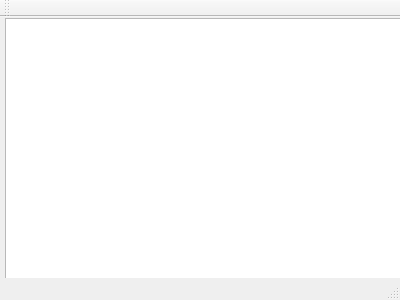
<?xml version="1.0" encoding="UTF-8"?>
<ui version="4.0">
 <class>MainWindow</class>
 <widget class="QMainWindow" name="MainWindow">
  <property name="geometry">
   <rect>
    <x>0</x>
    <y>0</y>
    <width>400</width>
    <height>300</height>
   </rect>
  </property>
  <property name="windowTitle">
   <string>MainWindow</string>
  </property>
  <widget class="QWidget" name="centralWidget">
   <widget class="QGraphicsView" name="graphicsView">
    <property name="geometry">
     <rect>
      <x>5</x>
      <y>1</y>
      <width>411</width>
      <height>291</height>
     </rect>
    </property>
   </widget>
  </widget>
  <widget class="QMenuBar" name="menuBar">
   <property name="geometry">
    <rect>
     <x>0</x>
     <y>0</y>
     <width>400</width>
     <height>25</height>
    </rect>
   </property>
  </widget>
  <widget class="QToolBar" name="mainToolBar">
   <attribute name="toolBarArea">
    <enum>TopToolBarArea</enum>
   </attribute>
   <attribute name="toolBarBreak">
    <bool>false</bool>
   </attribute>
  </widget>
  <widget class="QStatusBar" name="statusBar"/>
 </widget>
 <layoutdefault spacing="6" margin="11"/>
 <resources/>
 <connections/>
</ui>
